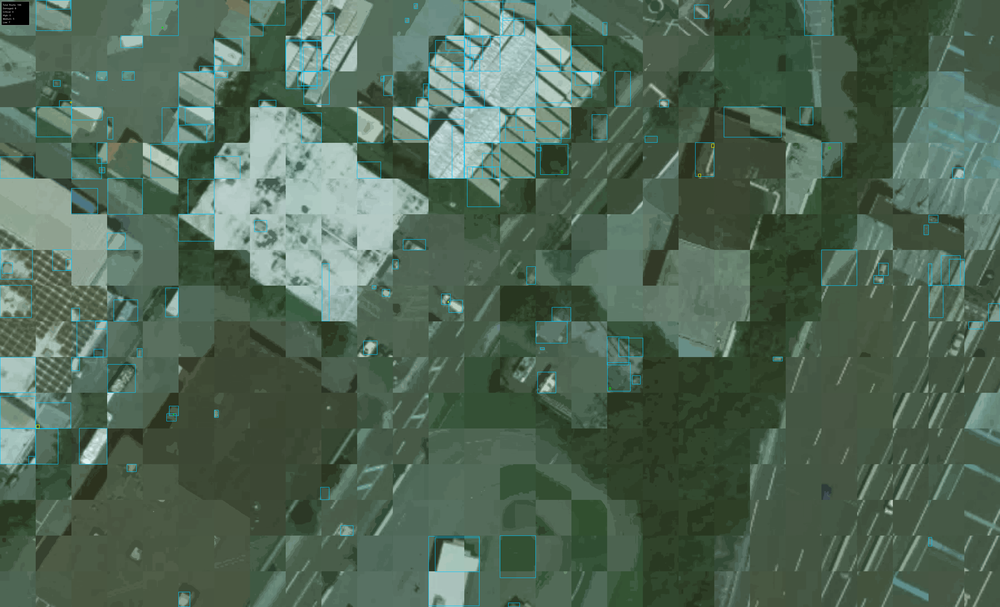
#> input picture assets/images/detection_example.png, 1000 x 607 px, shrunk from 7168 x 4352 before the run; its folder holds only this picture in this run
$ python -i image_enhancement.py   (imports and definitions only)
#> lines starting #> are read from the running program, lines starting #| are printed output that depends on the picture
"""
Image enhancement for satellite imagery.
Improves visibility of buildings/roofs for better detection accuracy.
"""
import cv2
import numpy as np
from typing import Tuple
from loguru import logger


def enhance_satellite_image(
    image: np.ndarray,
    contrast_factor: float = 1.3,
    brightness_factor: float = 1.1,
    sharpen: bool = True,
    denoise: bool = True
) -> np.ndarray:
    """
    Enhance satellite image for better object visibility.

    Args:
        image: Input RGB image (H, W, 3) uint8
        contrast_factor: Contrast enhancement (1.0 = no change, >1.0 = more contrast)
        brightness_factor: Brightness enhancement (1.0 = no change, >1.0 = brighter)
        sharpen: Apply sharpening filter
        denoise: Apply denoising

    Returns:
        Enhanced RGB image (H, W, 3) uint8
    """
#> called with contrast_factor = 1.3, brightness_factor = 1.1, sharpen = True, denoise = True
    if image.dtype != np.uint8:
        image = (image * 255).astype(np.uint8) if image.max() <= 1.0 else image.astype(np.uint8)

    enhanced = image.copy()

    # 1. Denoise (reduce noise while preserving edges)
    if denoise:
        enhanced = cv2.fastNlMeansDenoisingColored(enhanced, None, 3, 3, 7, 21)
        logger.debug("Applied denoising")

    # 2. Enhance contrast using CLAHE (Contrast Limited Adaptive Histogram Equalization)
    # This is better than global contrast for satellite images
    lab = cv2.cvtColor(enhanced, cv2.COLOR_RGB2LAB)
#> lab: shape (607, 1000, 3); mean of channels 0, 1, 2 104.7, 115.6, 135.7
    l, a, b = cv2.split(lab)
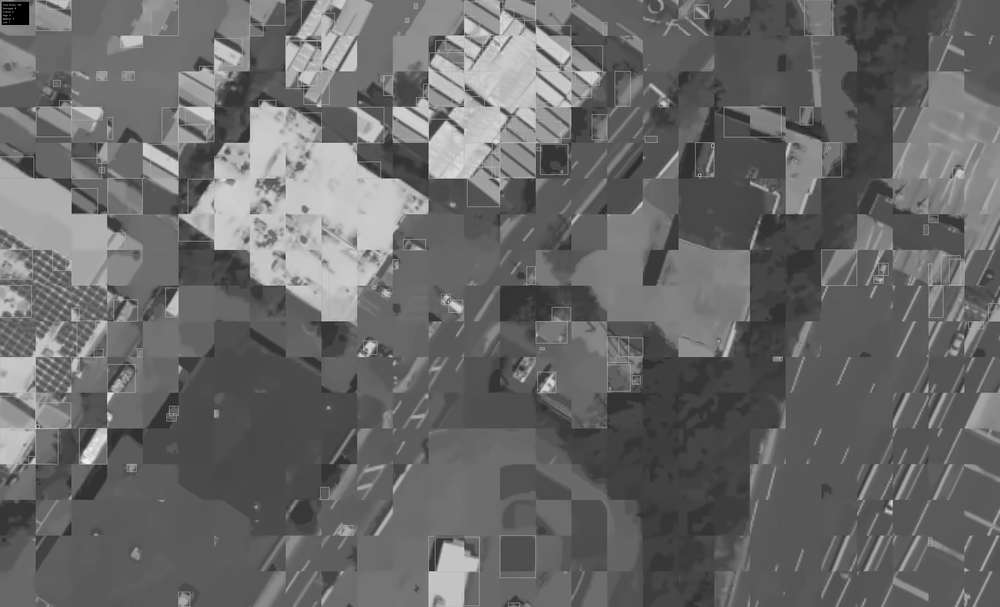
#> l: shape (607, 1000); min 0, max 242, mean 104.7
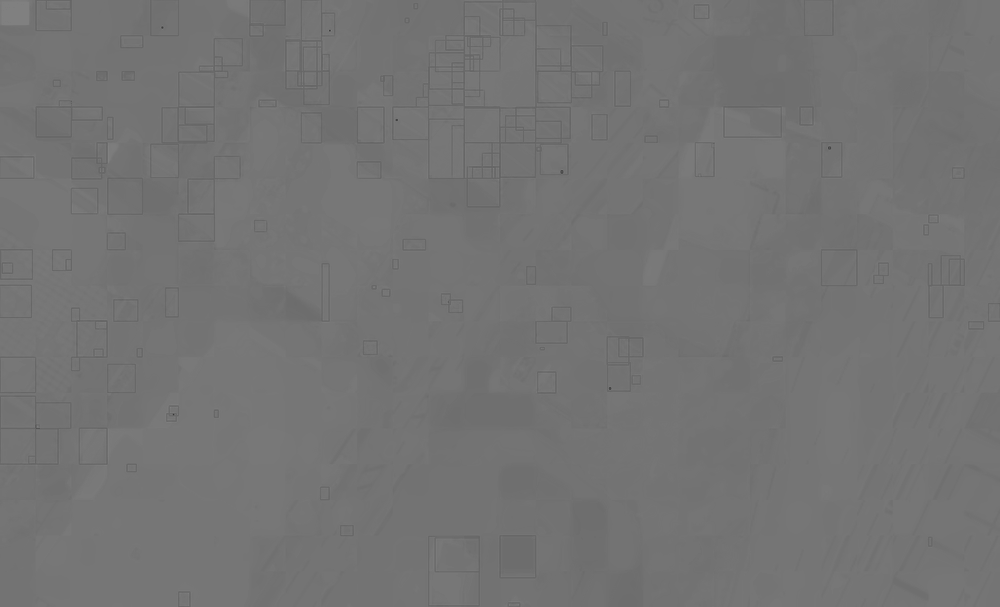
#> a: shape (607, 1000); min 52, max 130, mean 115.6
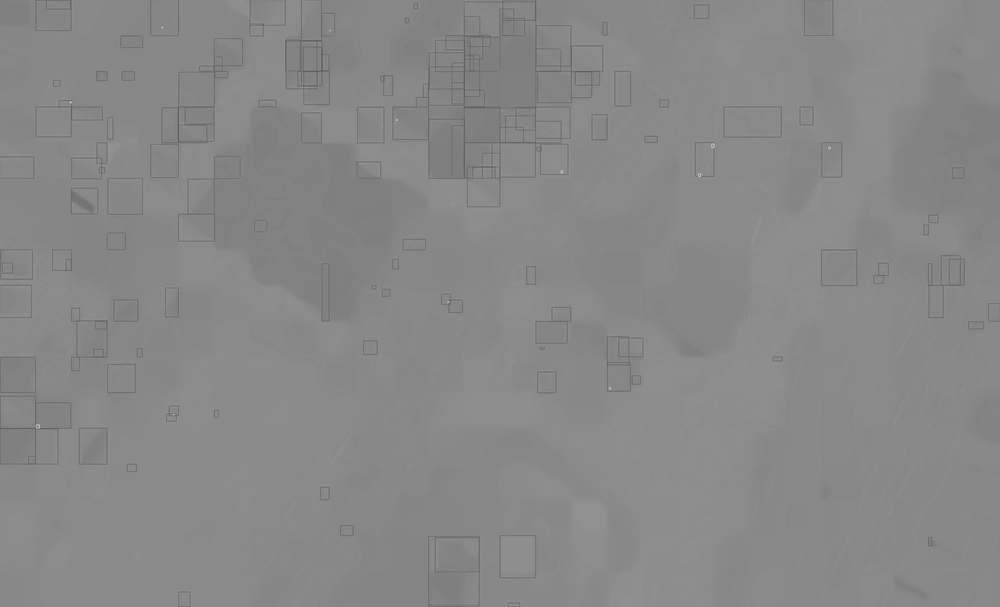
#> b: shape (607, 1000); min 93, max 199, mean 135.7

    # Apply CLAHE to L channel (lightness)
    clahe = cv2.createCLAHE(clipLimit=2.0, tileGridSize=(8, 8))
    l = clahe.apply(l)
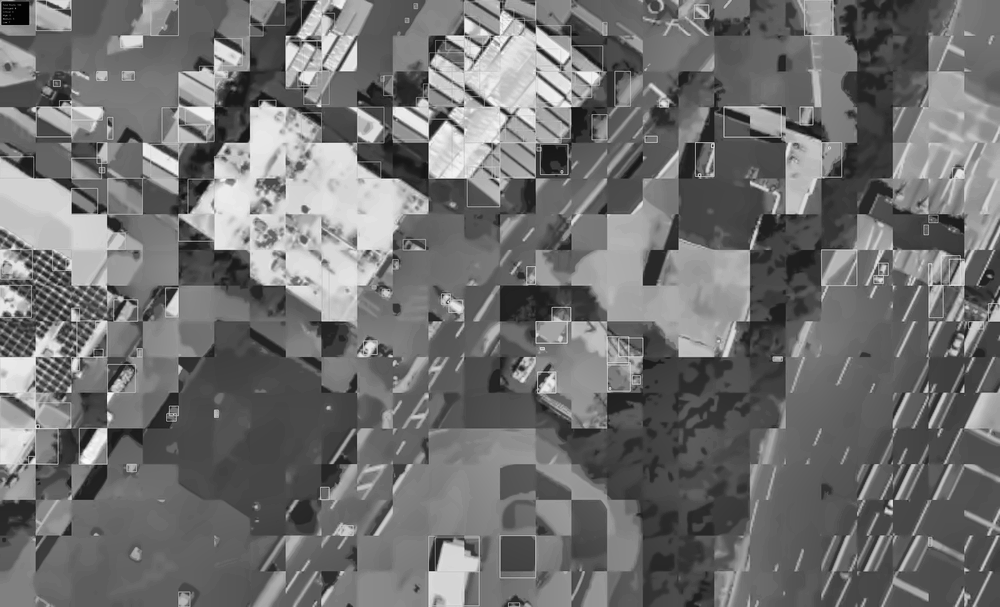
#> l: shape (607, 1000); min 3, max 249, mean 112.2

    # Adjust contrast further if needed
    if contrast_factor != 1.0:
        l = np.clip(l.astype(np.float32) * contrast_factor, 0, 255).astype(np.uint8)
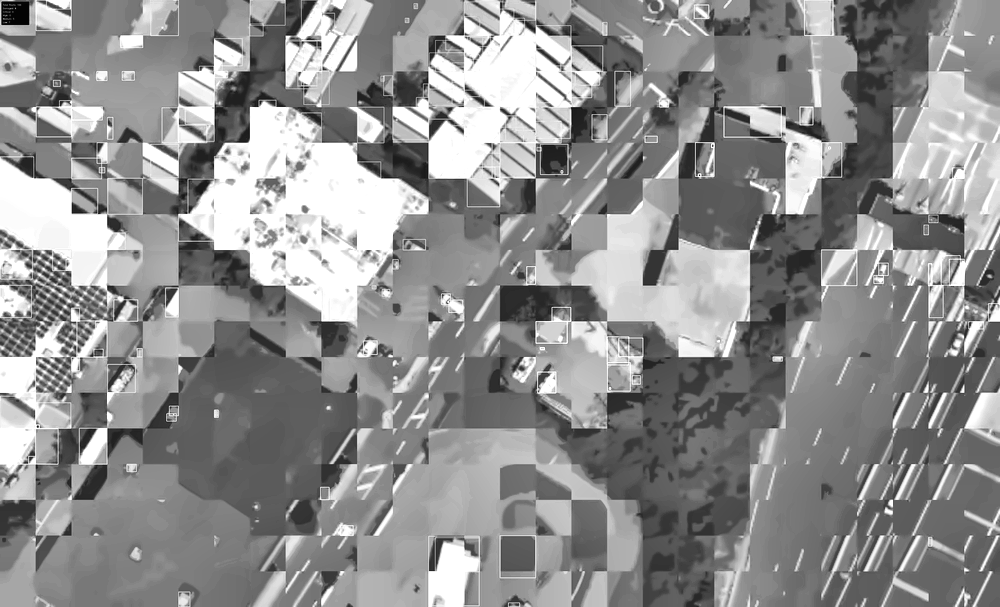
#> l: shape (607, 1000); min 3, max 255, mean 143.5

    # Merge channels back
    enhanced = cv2.merge([l, a, b])
#> enhanced: shape (607, 1000, 3); mean of channels 0, 1, 2 143.5, 115.6, 135.7
    enhanced = cv2.cvtColor(enhanced, cv2.COLOR_LAB2RGB)
    logger.debug(f"Applied contrast enhancement (factor: {contrast_factor})")

    # 3. Adjust brightness
    if brightness_factor != 1.0:
        enhanced = np.clip(enhanced.astype(np.float32) * brightness_factor, 0, 255).astype(np.uint8)
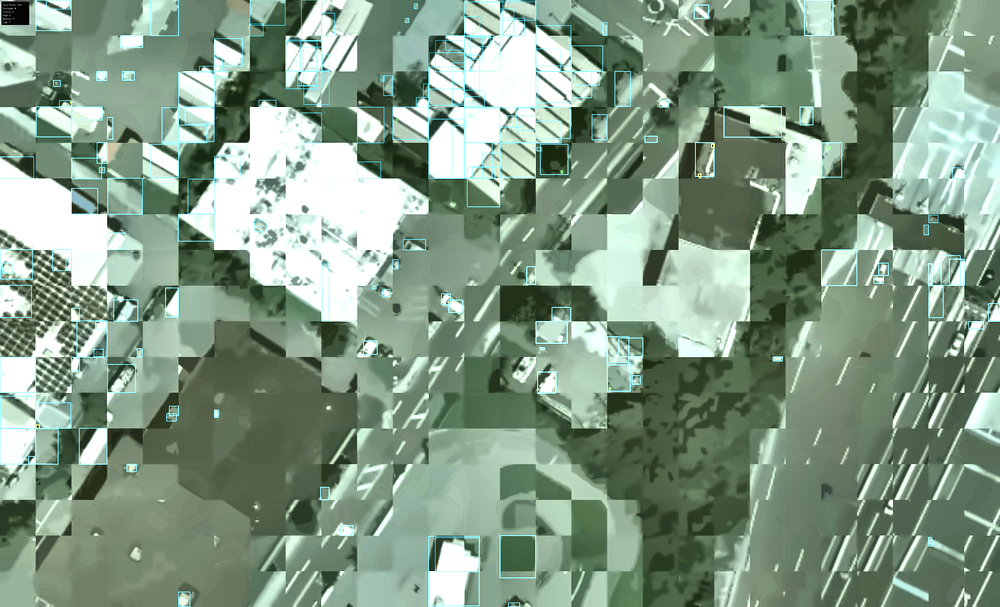
#> enhanced: shape (607, 1000, 3); mean R, G, B 130.3, 153.6, 133.7
        logger.debug(f"Applied brightness enhancement (factor: {brightness_factor})")

    # 4. Sharpen (enhance edges for better detection)
    if sharpen:
        kernel = np.array([[-1, -1, -1],
                          [-1,  9, -1],
                          [-1, -1, -1]]) * 0.5  # Reduced strength
        enhanced = cv2.filter2D(enhanced, -1, kernel)
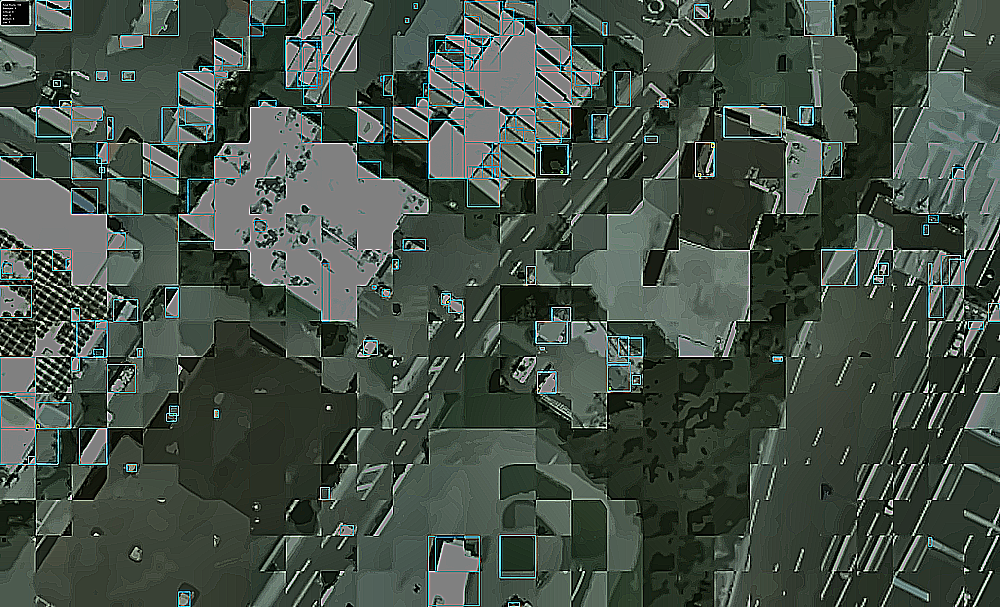
#> enhanced: shape (607, 1000, 3); mean R, G, B 67.8, 79.6, 70.2
        logger.debug("Applied sharpening")

    return enhanced


def normalize_satellite_image(image: np.ndarray) -> np.ndarray:
    """
    Normalize satellite image to standard range.

    Args:
        image: Input image (any dtype/range)

    Returns:
        Normalized RGB image (H, W, 3) uint8 [0-255]
    """
    if image.dtype == np.uint8:
        return image

    # Normalize to 0-255 range
    if image.max() > 1.0:
        image = image.astype(np.float32)
        image = (image - image.min()) / (image.max() - image.min() + 1e-8) * 255
    else:
        image = image * 255

    return np.clip(image, 0, 255).astype(np.uint8)

>>> import cv2
>>> picture = cv2.cvtColor(cv2.imread('../../assets/images/detection_example.png'), cv2.COLOR_BGR2RGB)
>>> result = enhance_satellite_image(picture)
